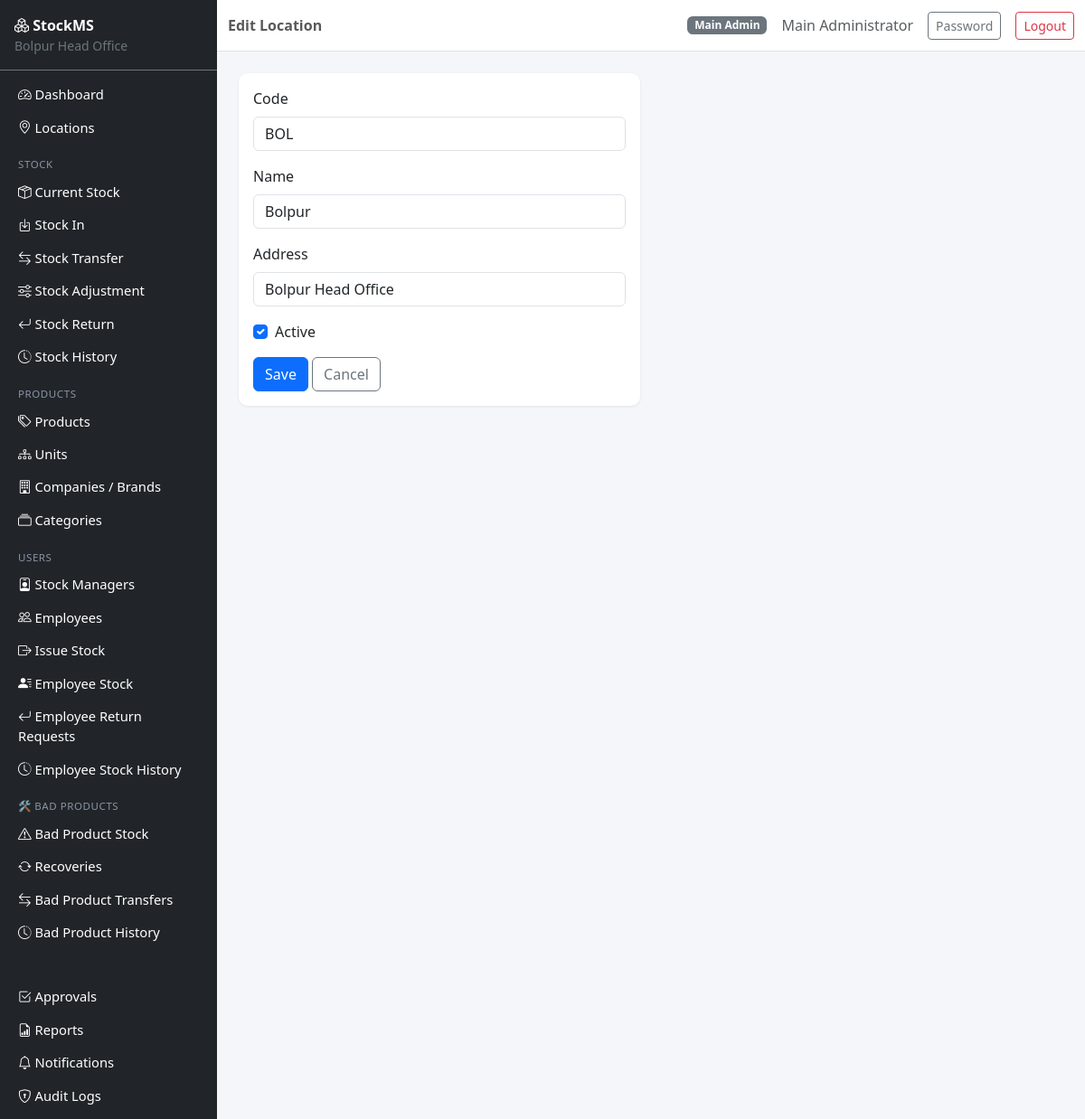
The page /locations/1/edit (signed in) on the database its author committed.
### app/models.py (models this page shows, shortened)
class User(UserMixin, db.Model):
    __tablename__ = "users"
    id = db.Column(db.Integer, primary_key=True)
    username = db.Column(db.String(64), unique=True, nullable=False, index=True)
    email = db.Column(db.String(120), unique=True, nullable=False, index=True)
    password_hash = db.Column(db.String(255), nullable=False)
    full_name = db.Column(db.String(120), nullable=False)
    role = db.Column(db.String(20), nullable=False, default=ROLE_EMPLOYEE)
    is_active = db.Column(db.Boolean, default=True, nullable=False)
    created_at = db.Column(db.DateTime, default=datetime.utcnow)
    updated_at = db.Column(db.DateTime, default=datetime.utcnow, onupdate=datetime.utcnow)
    last_login_at = db.Column(db.DateTime)
    manager_assignments = db.relationship(
        "StockManagerAssignment", back_populates="user", foreign_keys="StockManagerAssignment.user_id"
    )
    employee_profile = db.relationship(
        "Employee", back_populates="user", uselist=False, foreign_keys="Employee.user_id"
    )
    def is_main_admin(self):
        return self.role == ROLE_MAIN_ADMIN
    def is_employee(self):
        return self.role == ROLE_EMPLOYEE

class Location(db.Model):
    __tablename__ = "locations"
    id = db.Column(db.Integer, primary_key=True)
    code = db.Column(db.String(10), unique=True, nullable=False)
    name = db.Column(db.String(120), nullable=False)
    address = db.Column(db.String(255))
    is_active = db.Column(db.Boolean, default=True, nullable=False)
    created_at = db.Column(db.DateTime, default=datetime.utcnow)
    updated_at = db.Column(db.DateTime, default=datetime.utcnow, onupdate=datetime.utcnow)
    manager_assignments = db.relationship("StockManagerAssignment", back_populates="location")
    employees = db.relationship("Employee", back_populates="location")

### app/blueprints/locations/routes.py (the view, shortened to what this page needs)
@bp.route("/<int:location_id>/edit", methods=["GET", "POST"])
@login_required
@admin_required
def edit_location(location_id):
    loc = Location.query.get_or_404(location_id)
    form = LocationForm(obj=loc)
    return render_template("locations/form.html", form=form, title="Edit Location")

### app/blueprints/locations/forms.py
class LocationForm(FlaskForm):
    code = StringField("Code", validators=[DataRequired(), Length(max=10)])
    name = StringField("Name", validators=[DataRequired(), Length(max=120)])
    address = StringField("Address", validators=[Length(max=255)])
    is_active = BooleanField("Active", default=True)
    submit = SubmitField("Save")

### app/services/permission_service.py (called while the page is built)
def roles_required(*roles):
    def decorator(fn):
        @wraps(fn)
        def wrapper(*args, **kwargs):
            if not current_user.is_authenticated:
                abort(401)
            if current_user.role not in roles:
                abort(403)
            return fn(*args, **kwargs)
        return wrapper
    return decorator

### app/templates/locations/form.html (shortened to what this page needs)
{% extends "base.html" %}
{% block page_title %}{{ title }}{% endblock %}
{% block content %}
<div class="row">
    <div class="col-md-6">
        <div class="card">
            <div class="card-body">
                <form method="POST" novalidate>
                    <div class="mb-3">
                        {{ form.code.label(class="form-label") }}
                        {{ form.code(class="form-control", placeholder="e.g. BOL") }}
                    </div>
                    <div class="mb-3">
                        {{ form.name.label(class="form-label") }}
                        {{ form.name(class="form-control") }}
                    </div>
                    <div class="mb-3">
                        {{ form.address.label(class="form-label") }}
                        {{ form.address(class="form-control") }}
                    </div>
                    <div class="form-check mb-3">
                        {{ form.is_active(class="form-check-input") }}
                        {{ form.is_active.label(class="form-check-label") }}
                    </div>
                    {{ form.submit(class="btn btn-primary") }}
                    <a href="{{ url_for('locations.list_locations') }}" class="btn btn-outline-secondary">Cancel</a>
                </form>
            </div>
        </div>
    </div>
</div>
{% endblock %}

### app/templates/base.html (shortened to what this page needs)
<!DOCTYPE html>
<html lang="en">
<head>
    <link href="https://cdn.jsdelivr.net/npm/bootstrap@5.3.3/dist/css/bootstrap.min.css" rel="stylesheet">
    <link href="https://cdn.jsdelivr.net/npm/bootstrap-icons@1.11.3/font/bootstrap-icons.css" rel="stylesheet">
    <link href="{{ url_for('static', filename='css/app.css') }}" rel="stylesheet">
</head>
<body>
{% if current_user.is_authenticated %}
<div class="d-flex" id="wrapper">
    <nav class="sidebar bg-dark text-white" id="sidebar">
        <div class="sidebar-brand p-3 border-bottom border-secondary">
            <i class="bi bi-boxes"></i> <strong>StockMS</strong>
            <div class="small text-secondary">Bolpur Head Office</div>
        </div>
        <ul class="nav flex-column p-2">
            <li class="nav-item"><a class="nav-link text-white" href="{{ url_for('main.dashboard') }}"><i class="bi bi-speedometer2"></i> Dashboard</a></li>
            {% if current_user.is_main_admin() %}
            <li class="nav-item"><a class="nav-link text-white" href="{{ url_for('locations.list_locations') }}"><i class="bi bi-geo-alt"></i> Locations</a></li>
            {% endif %}
            <li class="nav-item sidebar-heading">Stock</li>
            <li class="nav-item"><a class="nav-link text-white" href="{{ url_for('stock.current_stock') }}"><i class="bi bi-box-seam"></i> Current Stock</a></li>
            {% if current_user.is_main_admin() or current_user.is_stock_manager() %}
            <li class="nav-item"><a class="nav-link text-white" href="{{ url_for('stock.stock_in') }}"><i class="bi bi-box-arrow-in-down"></i> Stock In</a></li>
            {% endif %}
            <li class="nav-item"><a class="nav-link text-white" href="{{ url_for('transfers.list_transfers') }}"><i class="bi bi-arrow-left-right"></i> Stock Transfer</a></li>
            <li class="nav-item"><a class="nav-link text-white" href="{{ url_for('adjustments.list_adjustments') }}"><i class="bi bi-sliders"></i> Stock Adjustment</a></li>
            <li class="nav-item"><a class="nav-link text-white" href="{{ url_for('returns.list_returns') }}"><i class="bi bi-arrow-return-left"></i> Stock Return</a></li>
            <li class="nav-item"><a class="nav-link text-white" href="{{ url_for('stock.stock_history') }}"><i class="bi bi-clock-history"></i> Stock History</a></li>
            <li class="nav-item sidebar-heading">Products</li>
            <li class="nav-item"><a class="nav-link text-white" href="{{ url_for('catalog.list_products') }}"><i class="bi bi-tags"></i> Products</a></li>
            {% if current_user.is_main_admin() %}
            <li class="nav-item"><a class="nav-link text-white" href="{{ url_for('catalog.list_units') }}"><i class="bi bi-diagram-3"></i> Units</a></li>
            <li class="nav-item"><a class="nav-link text-white" href="{{ url_for('catalog.list_brands') }}"><i class="bi bi-building"></i> Companies / Brands</a></li>
            <li class="nav-item"><a class="nav-link text-white" href="{{ url_for('catalog.list_categories') }}"><i class="bi bi-collection"></i> Categories</a></li>
            {% endif %}
            {% if current_user.is_main_admin() or current_user.is_stock_manager() %}
            <li class="nav-item sidebar-heading">Users</li>
            {% if current_user.is_main_admin() %}
            <li class="nav-item"><a class="nav-link text-white" href="{{ url_for('users.list_stock_managers') }}"><i class="bi bi-person-badge"></i> Stock Managers</a></li>
            {% endif %}
            <li class="nav-item"><a class="nav-link text-white" href="{{ url_for('users.list_employees') }}"><i class="bi bi-people"></i> Employees</a></li>
            <li class="nav-item"><a class="nav-link text-white" href="{{ url_for('employee_stock.issue_stock') }}"><i class="bi bi-box-arrow-right"></i> Issue Stock</a></li>
            <li class="nav-item"><a class="nav-link text-white" href="{{ url_for('employee_stock.employee_stock_overview') }}"><i class="bi bi-person-lines-fill"></i> Employee Stock</a></li>
            <li class="nav-item"><a class="nav-link text-white" href="{{ url_for('employee_stock.list_returns') }}"><i class="bi bi-arrow-return-left"></i> Employee Return Requests</a></li>
            <li class="nav-item"><a class="nav-link text-white" href="{{ url_for('employee_stock.history') }}"><i class="bi bi-clock-history"></i> Employee Stock History</a></li>
            {% endif %}
            <li class="nav-item sidebar-heading">🛠 Bad Products</li>
            <li class="nav-item"><a class="nav-link text-white" href="{{ url_for('bad_products.stock') }}"><i class="bi bi-exclamation-triangle"></i> Bad Product Stock</a></li>
            <li class="nav-item"><a class="nav-link text-white" href="{{ url_for('bad_products.list_recoveries') }}"><i class="bi bi-arrow-repeat"></i> Recoveries</a></li>
            <li class="nav-item"><a class="nav-link text-white" href="{{ url_for('bad_products.list_transfers') }}"><i class="bi bi-arrow-left-right"></i> Bad Product Transfers</a></li>
            <li class="nav-item"><a class="nav-link text-white" href="{{ url_for('bad_products.history') }}"><i class="bi bi-clock-history"></i> Bad Product History</a></li>
            <li class="nav-item sidebar-heading">&nbsp;</li>
            <li class="nav-item"><a class="nav-link text-white" href="{{ url_for('approvals.pending') }}"><i class="bi bi-check2-square"></i> Approvals</a></li>
            <li class="nav-item"><a class="nav-link text-white" href="{{ url_for('reports.index') }}"><i class="bi bi-file-earmark-bar-graph"></i> Reports</a></li>
            <li class="nav-item"><a class="nav-link text-white" href="{{ url_for('notifications.list_notifications') }}"><i class="bi bi-bell"></i> Notifications
            </a></li>
            {% if current_user.is_main_admin() %}
            <li class="nav-item"><a class="nav-link text-white" href="{{ url_for('audit.list_audit_logs') }}"><i class="bi bi-shield-lock"></i> Audit Logs</a></li>
            {% endif %}
        </ul>
    </nav>
    <div class="flex-grow-1">
        <nav class="navbar navbar-expand-lg navbar-light bg-white border-bottom sticky-top">
            <div class="container-fluid">
                <span class="navbar-text fw-semibold">{% block page_title %}{% endblock %}</span>
                <div class="ms-auto d-flex align-items-center gap-3">
                    <span class="badge bg-secondary">{{ current_user.role.replace('_',' ')|title }}</span>
                    <span class="text-muted">{{ current_user.full_name }}</span>
                    <a href="{{ url_for('auth.change_password') }}" class="btn btn-sm btn-outline-secondary">Password</a>
                    <a href="{{ url_for('auth.logout') }}" class="btn btn-sm btn-outline-danger">Logout</a>
                </div>
            </div>
        </nav>
        <main class="container-fluid p-4">
            {% block content %}{% endblock %}
        </main>
    </div>
</div>
{% endif %}
</body>
</html>

### app/static/css/app.css (style rules this page uses)
body { background-color: #f4f6f9; }
.sidebar { width: 240px; min-height: 100vh; }
.sidebar .nav-link { padding: 0.45rem 0.75rem; border-radius: 6px; font-size: 0.92rem; }
.sidebar-heading { color: #8a94a6; text-transform: uppercase; font-size: 0.72rem; letter-spacing: .05em; padding: 0.9rem 0.75rem 0.2rem; }
.card { border: none; box-shadow: 0 1px 3px rgba(0,0,0,0.08); border-radius: 10px; }

### rows shown on the page
User: role.replace "Main Admin", full_name "Main Administrator"
Location: code "BOL", name "Bolpur", address "Bolpur Head Office", is_active "☑"

### other values the page prints
{{ title }} "Edit Location"
